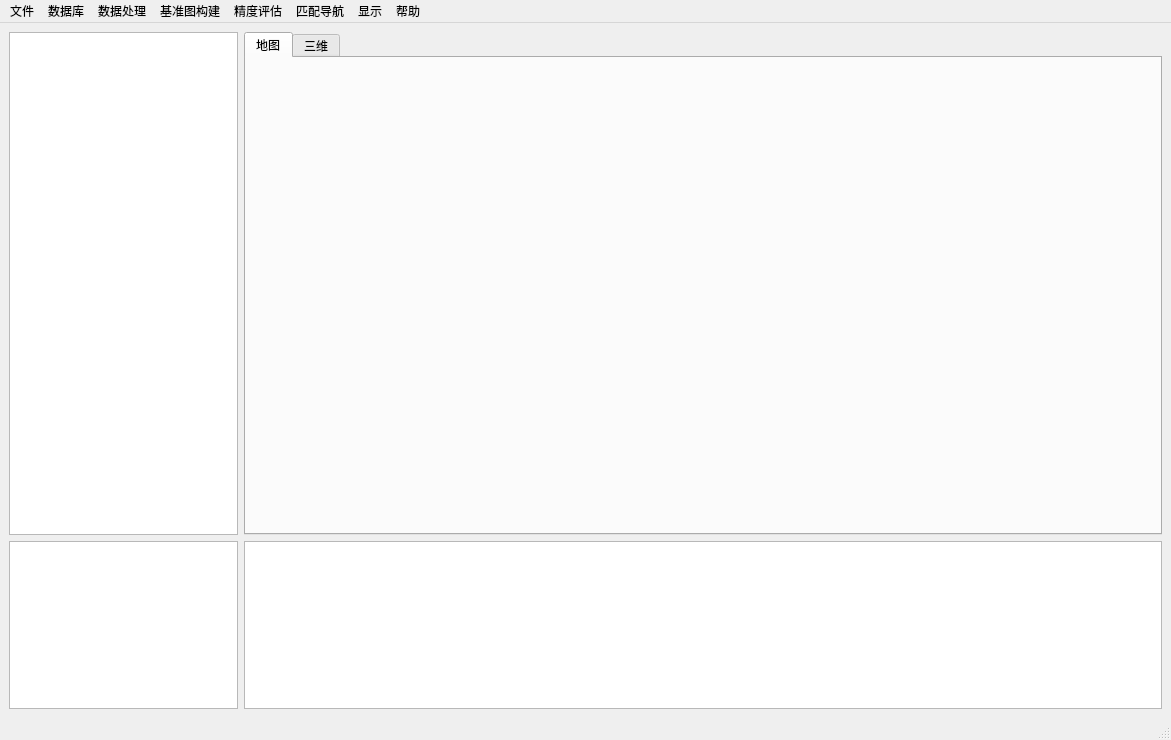
<?xml version="1.0" encoding="UTF-8"?>
<ui version="4.0">
 <class>MainWindow</class>
 <widget class="QMainWindow" name="MainWindow">
  <property name="geometry">
   <rect>
    <x>0</x>
    <y>0</y>
    <width>1171</width>
    <height>740</height>
   </rect>
  </property>
  <property name="windowTitle">
   <string>基于稀疏磁测数据的地磁基准图高效构建系统V1.2</string>
  </property>
  <widget class="QWidget" name="centralwidget">
   <layout class="QGridLayout" name="gridLayout" rowstretch="3,1" columnstretch="1,4">
    <item row="0" column="1">
     <widget class="QTabWidget" name="tabWidget">
      <property name="currentIndex">
       <number>0</number>
      </property>
      <widget class="QWidget" name="tab_image">
       <attribute name="title">
        <string>地图</string>
       </attribute>
       <layout class="QHBoxLayout" name="horizontalLayout_3">
        <property name="spacing">
         <number>0</number>
        </property>
        <property name="leftMargin">
         <number>0</number>
        </property>
        <property name="topMargin">
         <number>0</number>
        </property>
        <property name="rightMargin">
         <number>0</number>
        </property>
        <property name="bottomMargin">
         <number>0</number>
        </property>
        <item>
         <layout class="QHBoxLayout" name="horizontalLayout_2">
          <property name="spacing">
           <number>0</number>
          </property>
         </layout>
        </item>
       </layout>
      </widget>
      <widget class="QWidget" name="tab_3d">
       <attribute name="title">
        <string>三维</string>
       </attribute>
       <layout class="QHBoxLayout" name="horizontalLayout_5">
        <property name="spacing">
         <number>0</number>
        </property>
        <property name="leftMargin">
         <number>0</number>
        </property>
        <property name="topMargin">
         <number>0</number>
        </property>
        <property name="rightMargin">
         <number>0</number>
        </property>
        <property name="bottomMargin">
         <number>0</number>
        </property>
        <item>
         <layout class="QHBoxLayout" name="horizontalLayout_4">
          <property name="spacing">
           <number>0</number>
          </property>
          <item>
           <widget class="OmgGLWidget" name="widget" native="true"/>
          </item>
         </layout>
        </item>
       </layout>
      </widget>
     </widget>
    </item>
    <item row="0" column="0">
     <widget class="QTreeWidget" name="treeWidget">
      <attribute name="headerVisible">
       <bool>false</bool>
      </attribute>
      <column>
       <property name="text">
        <string notr="true">1</string>
       </property>
      </column>
     </widget>
    </item>
    <item row="1" column="0">
     <widget class="QListWidget" name="taskListWidget"/>
    </item>
    <item row="1" column="1">
     <widget class="LogTextBrowser" name="textBrowser"/>
    </item>
   </layout>
  </widget>
  <widget class="QMenuBar" name="menubar">
   <property name="geometry">
    <rect>
     <x>0</x>
     <y>0</y>
     <width>1171</width>
     <height>22</height>
    </rect>
   </property>
   <widget class="QMenu" name="menuFile">
    <property name="title">
     <string>文件</string>
    </property>
    <widget class="QMenu" name="menu_history">
     <property name="title">
      <string>历史工程</string>
     </property>
     <addaction name="action1"/>
    </widget>
    <addaction name="action_newproject"/>
    <addaction name="action_openproject"/>
    <addaction name="menu_history"/>
    <addaction name="separator"/>
    <addaction name="action_import"/>
    <addaction name="action_6"/>
    <addaction name="action_readlines"/>
    <addaction name="separator"/>
    <addaction name="action_exit"/>
   </widget>
   <widget class="QMenu" name="menu_2">
    <property name="title">
     <string>数据库</string>
    </property>
    <addaction name="action_query"/>
    <addaction name="action_anoquery"/>
    <addaction name="action_database"/>
   </widget>
   <widget class="QMenu" name="menu_3">
    <property name="title">
     <string>显示</string>
    </property>
    <addaction name="actionshow"/>
    <addaction name="action_3d"/>
   </widget>
   <widget class="QMenu" name="menu_4">
    <property name="title">
     <string>帮助</string>
    </property>
    <addaction name="action_manuals"/>
    <addaction name="action_about"/>
   </widget>
   <widget class="QMenu" name="menu_5">
    <property name="title">
     <string>数据处理</string>
    </property>
    <widget class="QMenu" name="menu_7">
     <property name="title">
      <string>数据延拓</string>
     </property>
     <addaction name="action_up"/>
     <addaction name="action_down"/>
     <addaction name="action_evaluate"/>
    </widget>
    <widget class="QMenu" name="menu_6">
     <property name="title">
      <string>复杂度</string>
     </property>
     <widget class="QMenu" name="menu_8">
      <property name="title">
       <string>测线间距规划</string>
      </property>
      <addaction name="action_shuimian"/>
      <addaction name="action_kongzhong"/>
     </widget>
     <addaction name="menu_8"/>
     <addaction name="action_3"/>
    </widget>
    <addaction name="action_correct"/>
    <addaction name="action_merge"/>
    <addaction name="menu_7"/>
    <addaction name="menu_6"/>
   </widget>
   <widget class="QMenu" name="menu_9">
    <property name="title">
     <string>匹配导航</string>
    </property>
    <addaction name="action_nav"/>
   </widget>
   <widget class="QMenu" name="menu_accuracy">
    <property name="title">
     <string>精度评估</string>
    </property>
    <addaction name="actionjianhexian"/>
    <addaction name="actionjianhexian2"/>
    <addaction name="action_xishushuixia"/>
    <addaction name="action_xishukongzhong"/>
   </widget>
   <widget class="QMenu" name="menu_map">
    <property name="title">
     <string>基准图构建</string>
    </property>
    <widget class="QMenu" name="menu">
     <property name="title">
      <string>分区建模</string>
     </property>
     <addaction name="action_subarea"/>
     <addaction name="action_build"/>
     <addaction name="action_suball"/>
    </widget>
    <addaction name="action_globalmodel"/>
    <addaction name="menu"/>
    <addaction name="action_auto"/>
   </widget>
   <addaction name="menuFile"/>
   <addaction name="menu_2"/>
   <addaction name="menu_5"/>
   <addaction name="menu_map"/>
   <addaction name="menu_accuracy"/>
   <addaction name="menu_9"/>
   <addaction name="menu_3"/>
   <addaction name="menu_4"/>
  </widget>
  <widget class="QStatusBar" name="statusbar"/>
  <action name="action_newproject">
   <property name="text">
    <string>新建工程</string>
   </property>
  </action>
  <action name="action_openproject">
   <property name="text">
    <string>打开工程</string>
   </property>
  </action>
  <action name="action_import">
   <property name="icon">
    <iconset resource="icons.qrc">
     <normaloff>:/icons/import.svg</normaloff>:/icons/import.svg</iconset>
   </property>
   <property name="text">
    <string>导入</string>
   </property>
  </action>
  <action name="action_6">
   <property name="icon">
    <iconset resource="icons.qrc">
     <normaloff>:/icons/export.svg</normaloff>:/icons/export.svg</iconset>
   </property>
   <property name="text">
    <string>导出</string>
   </property>
  </action>
  <action name="action_exit">
   <property name="text">
    <string>退出</string>
   </property>
  </action>
  <action name="action_manuals">
   <property name="text">
    <string>操作手册</string>
   </property>
  </action>
  <action name="action_11">
   <property name="text">
    <string>工具栏</string>
   </property>
  </action>
  <action name="action_12">
   <property name="text">
    <string>窗口</string>
   </property>
  </action>
  <action name="action_13">
   <property name="text">
    <string>布局</string>
   </property>
  </action>
  <action name="action_14">
   <property name="text">
    <string>主题</string>
   </property>
  </action>
  <action name="action_sql">
   <property name="text">
    <string>数据库</string>
   </property>
  </action>
  <action name="action_16">
   <property name="text">
    <string>位置查询</string>
   </property>
  </action>
  <action name="action_17">
   <property name="text">
    <string>数据剖面</string>
   </property>
  </action>
  <action name="action1">
   <property name="text">
    <string>1</string>
   </property>
  </action>
  <action name="action_query">
   <property name="text">
    <string>全球磁场查询</string>
   </property>
  </action>
  <action name="action_anoquery">
   <property name="text">
    <string>全球磁异常查询</string>
   </property>
  </action>
  <action name="action_correct">
   <property name="text">
    <string>通化改正</string>
   </property>
  </action>
  <action name="action_merge">
   <property name="text">
    <string>数据融合</string>
   </property>
  </action>
  <action name="action_taylor_build">
   <property name="text">
    <string>泰勒多项式</string>
   </property>
  </action>
  <action name="action_legendre_build">
   <property name="text">
    <string>勒让德多项式</string>
   </property>
  </action>
  <action name="action_polyhedral_build">
   <property name="text">
    <string>多面函数</string>
   </property>
  </action>
  <action name="action_spline_build">
   <property name="text">
    <string>样条函数</string>
   </property>
  </action>
  <action name="action_compress_build">
   <property name="text">
    <string>压缩感知</string>
   </property>
  </action>
  <action name="action_lssvmpso_build">
   <property name="text">
    <string>深度学习</string>
   </property>
  </action>
  <action name="action_sparsePara">
   <property name="text">
    <string>抽稀参数</string>
   </property>
  </action>
  <action name="action_up">
   <property name="text">
    <string>向上延拓</string>
   </property>
  </action>
  <action name="action_down">
   <property name="text">
    <string>向下延拓</string>
   </property>
  </action>
  <action name="actionTERCOM">
   <property name="text">
    <string>TERCOM</string>
   </property>
  </action>
  <action name="actionICCP">
   <property name="text">
    <string>ICCP</string>
   </property>
  </action>
  <action name="actionSITAN">
   <property name="text">
    <string>SITAN</string>
   </property>
  </action>
  <action name="action_subarea2">
   <property name="text">
    <string>分区</string>
   </property>
  </action>
  <action name="action_build2">
   <property name="text">
    <string>建模</string>
   </property>
  </action>
  <action name="action_suball2">
   <property name="text">
    <string>一键处理</string>
   </property>
  </action>
  <action name="action_evaluate">
   <property name="text">
    <string>精度评估</string>
   </property>
  </action>
  <action name="actionshow">
   <property name="text">
    <string>图像</string>
   </property>
  </action>
  <action name="actionjianhexian">
   <property name="text">
    <string>水下检核线</string>
   </property>
  </action>
  <action name="action_3d">
   <property name="text">
    <string>三维叠加显示</string>
   </property>
  </action>
  <action name="action_about">
   <property name="text">
    <string>关于</string>
   </property>
  </action>
  <action name="actionjianhexian2">
   <property name="text">
    <string>低空检核线</string>
   </property>
  </action>
  <action name="action_database">
   <property name="text">
    <string>数据库</string>
   </property>
  </action>
  <action name="action_navPara">
   <property name="text">
    <string>设置参数</string>
   </property>
  </action>
  <action name="action_readlines">
   <property name="text">
    <string>导入多条测线</string>
   </property>
  </action>
  <action name="action_globalmodel">
   <property name="text">
    <string>整图建模</string>
   </property>
  </action>
  <action name="action_subarea">
   <property name="text">
    <string>分区</string>
   </property>
  </action>
  <action name="action_build">
   <property name="text">
    <string>建模</string>
   </property>
  </action>
  <action name="action_suball">
   <property name="text">
    <string>一键处理</string>
   </property>
  </action>
  <action name="action_TERCOM_ICCP">
   <property name="text">
    <string>TERCOM-ICCP</string>
   </property>
  </action>
  <action name="action_nav">
   <property name="text">
    <string>处理</string>
   </property>
  </action>
  <action name="action_3">
   <property name="text">
    <string>复杂度计算</string>
   </property>
  </action>
  <action name="action_shuimian">
   <property name="text">
    <string>水面测线间距计算</string>
   </property>
  </action>
  <action name="action_kongzhong">
   <property name="text">
    <string>空中测线间距计算</string>
   </property>
  </action>
  <action name="action_auto">
   <property name="text">
    <string>一键成图</string>
   </property>
  </action>
  <action name="action_xishushuixia">
   <property name="text">
    <string>可稀疏性分析的水下检核线</string>
   </property>
  </action>
  <action name="action_xishukongzhong">
   <property name="text">
    <string>可稀疏性分析的低空检核线</string>
   </property>
  </action>
 </widget>
 <customwidgets>
  <customwidget>
   <class>LogTextBrowser</class>
   <extends>QTextBrowser</extends>
   <header>logtextbrowser.h</header>
  </customwidget>
  <customwidget>
   <class>OmgGLWidget</class>
   <extends>QWidget</extends>
   <header>3DView/omgglwidget.h</header>
   <container>1</container>
  </customwidget>
 </customwidgets>
 <resources>
  <include location="icons.qrc"/>
 </resources>
 <connections/>
</ui>
